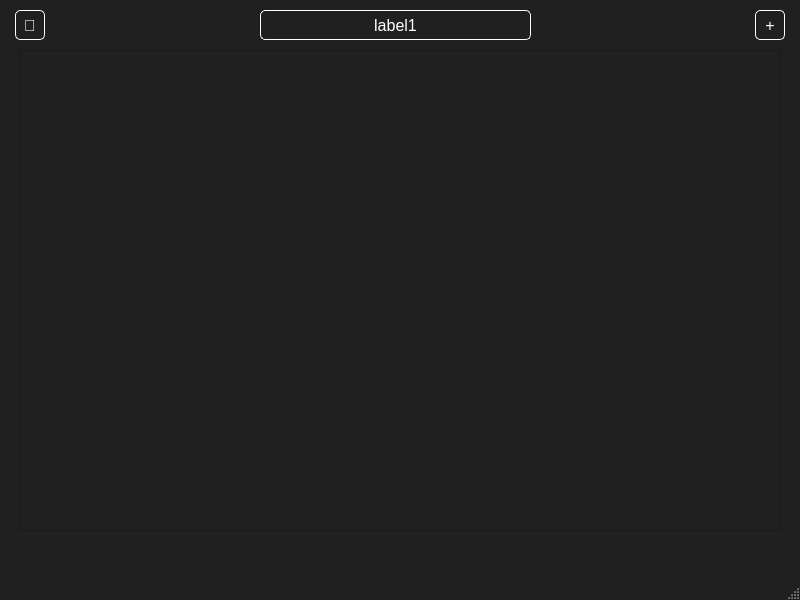
<?xml version="1.0" encoding="UTF-8"?>
<ui version="4.0">
 <class>MainWindow</class>
 <widget class="QMainWindow" name="MainWindow">
  <property name="windowModality">
   <enum>Qt::ApplicationModal</enum>
  </property>
  <property name="geometry">
   <rect>
    <x>0</x>
    <y>0</y>
    <width>800</width>
    <height>600</height>
   </rect>
  </property>
  <property name="maximumSize">
   <size>
    <width>800</width>
    <height>600</height>
   </size>
  </property>
  <property name="palette">
   <palette>
    <active>
     <colorrole role="Button">
      <brush brushstyle="SolidPattern">
       <color alpha="255">
        <red>32</red>
        <green>32</green>
        <blue>32</blue>
       </color>
      </brush>
     </colorrole>
     <colorrole role="Light">
      <brush brushstyle="SolidPattern">
       <color alpha="255">
        <red>0</red>
        <green>0</green>
        <blue>0</blue>
       </color>
      </brush>
     </colorrole>
     <colorrole role="Base">
      <brush brushstyle="SolidPattern">
       <color alpha="255">
        <red>32</red>
        <green>32</green>
        <blue>32</blue>
       </color>
      </brush>
     </colorrole>
     <colorrole role="Window">
      <brush brushstyle="SolidPattern">
       <color alpha="255">
        <red>32</red>
        <green>32</green>
        <blue>32</blue>
       </color>
      </brush>
     </colorrole>
     <colorrole role="Highlight">
      <brush brushstyle="SolidPattern">
       <color alpha="255">
        <red>0</red>
        <green>0</green>
        <blue>0</blue>
       </color>
      </brush>
     </colorrole>
    </active>
    <inactive>
     <colorrole role="Button">
      <brush brushstyle="SolidPattern">
       <color alpha="255">
        <red>32</red>
        <green>32</green>
        <blue>32</blue>
       </color>
      </brush>
     </colorrole>
     <colorrole role="Light">
      <brush brushstyle="SolidPattern">
       <color alpha="255">
        <red>0</red>
        <green>0</green>
        <blue>0</blue>
       </color>
      </brush>
     </colorrole>
     <colorrole role="Base">
      <brush brushstyle="SolidPattern">
       <color alpha="255">
        <red>32</red>
        <green>32</green>
        <blue>32</blue>
       </color>
      </brush>
     </colorrole>
     <colorrole role="Window">
      <brush brushstyle="SolidPattern">
       <color alpha="255">
        <red>32</red>
        <green>32</green>
        <blue>32</blue>
       </color>
      </brush>
     </colorrole>
     <colorrole role="Highlight">
      <brush brushstyle="SolidPattern">
       <color alpha="255">
        <red>0</red>
        <green>0</green>
        <blue>0</blue>
       </color>
      </brush>
     </colorrole>
    </inactive>
    <disabled>
     <colorrole role="Button">
      <brush brushstyle="SolidPattern">
       <color alpha="255">
        <red>32</red>
        <green>32</green>
        <blue>32</blue>
       </color>
      </brush>
     </colorrole>
     <colorrole role="Light">
      <brush brushstyle="SolidPattern">
       <color alpha="255">
        <red>0</red>
        <green>0</green>
        <blue>0</blue>
       </color>
      </brush>
     </colorrole>
     <colorrole role="Base">
      <brush brushstyle="SolidPattern">
       <color alpha="255">
        <red>32</red>
        <green>32</green>
        <blue>32</blue>
       </color>
      </brush>
     </colorrole>
     <colorrole role="Window">
      <brush brushstyle="SolidPattern">
       <color alpha="255">
        <red>32</red>
        <green>32</green>
        <blue>32</blue>
       </color>
      </brush>
     </colorrole>
     <colorrole role="Highlight">
      <brush brushstyle="SolidPattern">
       <color alpha="255">
        <red>145</red>
        <green>145</green>
        <blue>145</blue>
       </color>
      </brush>
     </colorrole>
    </disabled>
   </palette>
  </property>
  <property name="font">
   <font>
    <pointsize>12</pointsize>
   </font>
  </property>
  <property name="contextMenuPolicy">
   <enum>Qt::DefaultContextMenu</enum>
  </property>
  <property name="windowTitle">
   <string>calendar</string>
  </property>
  <property name="autoFillBackground">
   <bool>false</bool>
  </property>
  <property name="styleSheet">
   <string notr="true"/>
  </property>
  <property name="tabShape">
   <enum>QTabWidget::Triangular</enum>
  </property>
  <widget class="QWidget" name="centralwidget">
   <widget class="QLabel" name="label">
    <property name="geometry">
     <rect>
      <x>260</x>
      <y>10</y>
      <width>271</width>
      <height>30</height>
     </rect>
    </property>
    <property name="styleSheet">
     <string notr="true">QLabel{
border:1px solid white;
border-radius:5px;
background-color:#202020;
color:white;}</string>
    </property>
    <property name="text">
     <string>label1</string>
    </property>
    <property name="alignment">
     <set>Qt::AlignCenter</set>
    </property>
   </widget>
   <widget class="QPushButton" name="pushButton">
    <property name="geometry">
     <rect>
      <x>15</x>
      <y>10</y>
      <width>30</width>
      <height>30</height>
     </rect>
    </property>
    <property name="styleSheet">
     <string notr="true">QPushButton{
border:1px solid white;
border-radius:5px;
background-color:#202020;
color:white;}</string>
    </property>
    <property name="text">
     <string>📅</string>
    </property>
   </widget>
   <widget class="QPushButton" name="pushButton_4">
    <property name="geometry">
     <rect>
      <x>755</x>
      <y>10</y>
      <width>30</width>
      <height>30</height>
     </rect>
    </property>
    <property name="styleSheet">
     <string notr="true">QPushButton{
border:1px solid white;
border-radius:5px;
background-color:#202020;
color:white;}</string>
    </property>
    <property name="text">
     <string>+</string>
    </property>
   </widget>
   <widget class="QListWidget" name="listWidget">
    <property name="geometry">
     <rect>
      <x>20</x>
      <y>50</y>
      <width>761</width>
      <height>481</height>
     </rect>
    </property>
   </widget>
  </widget>
  <widget class="QMenuBar" name="menubar">
   <property name="geometry">
    <rect>
     <x>0</x>
     <y>0</y>
     <width>800</width>
     <height>26</height>
    </rect>
   </property>
  </widget>
  <widget class="QStatusBar" name="statusbar"/>
 </widget>
 <resources/>
 <connections/>
</ui>
